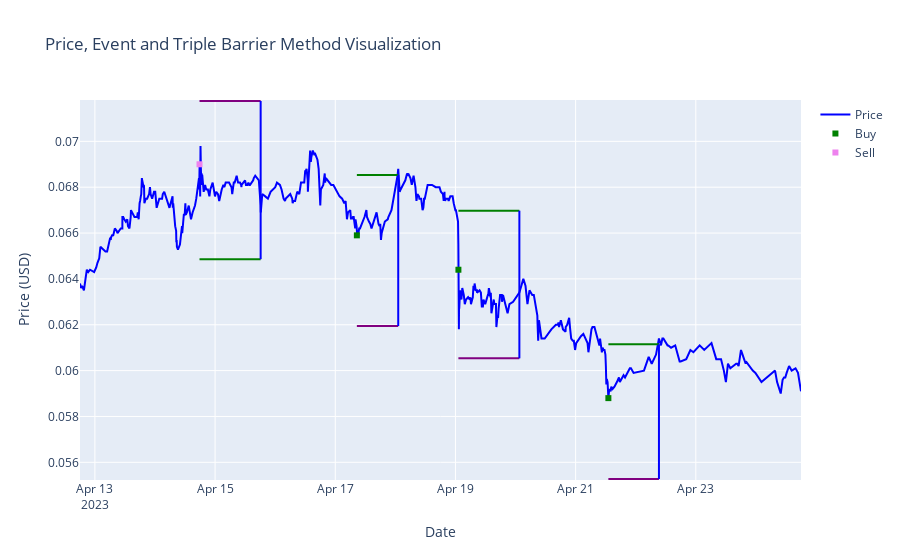

Source (notebook cell):
### Code cell
# Filter dollar_bars and triple_barrier_labels to only include the last two months
start_date = pd.Timestamp.now() - pd.DateOffset(weeks=3)
filtered_dollar_bars = dollar_bars[dollar_bars['datetime'] >= start_date]
filtered_triple_barrier_labels = triple_barrier_labels[triple_barrier_labels['datetime'] >= start_date]

buy_events = filtered_triple_barrier_labels[filtered_triple_barrier_labels['side'] == 1]
sell_events = filtered_triple_barrier_labels[filtered_triple_barrier_labels['side'] == -1]

fig = go.Figure()

# Plot the 'close' column in dollar_bars
fig.add_trace(go.Scatter(x=filtered_dollar_bars['datetime'], y=filtered_dollar_bars['close'], name='Price', line=dict(color='blue')))
# Plot the trading events
fig.add_trace(go.Scatter(x=buy_events['datetime'], y=buy_events['initial_price'], mode='markers', marker=dict(color='green', symbol='square'), name='Buy'))
fig.add_trace(go.Scatter(x=sell_events['datetime'], y=sell_events['initial_price'], mode='markers', marker=dict(color='violet', symbol='square'), name='Sell'))

# Plot the triple barriers
for _, row in filtered_triple_barrier_labels.iterrows():
    fig.add_shape(
        type="line",
        x0=row['datetime'],
        x1=row['t1'],
        y0=row['initial_price'] * (1 + (pt if row['side'] == 1 else -sl)),
        y1=row['initial_price'] * (1 + (pt if row['side'] == 1 else -sl)),
        yref="y",
        xref="x",
        line=dict(color="green"),
        name="Profit Taking"
    )

    fig.add_shape(
        type="line",
        x0=row['datetime'],
        x1=row['t1'],
        y0=row['initial_price'] * (1 - (sl if row['side'] == 1 else -pt)),
        y1=row['initial_price'] * (1 - (sl if row['side'] == 1 else -pt)),
        yref="y",
        xref="x",
        line=dict(color="purple"),
        name="Stop Loss"
    )

    fig.add_shape(
        type="line",
        x0=row['t1'],
        x1=row['t1'],
        y0=row['initial_price'] * (1 - sl),
        y1=row['initial_price'] * (1 + pt),
        yref="y",
        xref="x",
        line=dict(color="blue"),
        name="Time Barrier"
    )

# Update layout
fig.update_layout(title='Price, Event and Triple Barrier Method Visualization', xaxis_title='Date', yaxis_title='Price (USD)', showlegend=True)

# Display the plot
fig.show()

### Figure 1 — Plotly figure (JSON) as saved in the notebook; plotly's stock layout.template omitted (floating-point values rounded to 4 significant figures; data arrays with more than 128 entries replaced by an {"elided": "..."} marker saying what was removed)
{"data": [{"line": {"color": "blue"}, "name": "Price", "type": "scatter", "x": {"elided": "533 str values"}, "y": {"elided": "533 float values"}}, {"marker": {"color": "green", "symbol": "square"}, "mode": "markers", "name": "Buy", "type": "scatter", "x": ["2023-04-17T08:38:00", "2023-04-19T01:11:00", "2023-04-21T13:05:00"], "y": [0.0659, 0.0644, 0.0588]}, {"marker": {"color": "violet", "symbol": "square"}, "mode": "markers", "name": "Sell", "type": "scatter", "x": ["2023-04-14T17:47:00"], "y": [0.069]}], "layout": {"shapes": [{"line": {"color": "green"}, "name": "Profit Taking", "type": "line", "x0": "2023-04-14T17:47:00", "x1": "2023-04-15T18:12:00", "xref": "x", "y0": 0.06486, "y1": 0.06486, "yref": "y"}, {"line": {"color": "purple"}, "name": "Stop Loss", "type": "line", "x0": "2023-04-14T17:47:00", "x1": "2023-04-15T18:12:00", "xref": "x", "y0": 0.07176, "y1": 0.07176, "yref": "y"}, {"line": {"color": "blue"}, "name": "Time Barrier", "type": "line", "x0": "2023-04-15T18:12:00", "x1": "2023-04-15T18:12:00", "xref": "x", "y0": 0.06486, "y1": 0.07176, "yref": "y"}, {"line": {"color": "green"}, "name": "Profit Taking", "type": "line", "x0": "2023-04-17T08:38:00", "x1": "2023-04-18T01:09:00", "xref": "x", "y0": 0.06854, "y1": 0.06854, "yref": "y"}, {"line": {"color": "purple"}, "name": "Stop Loss", "type": "line", "x0": "2023-04-17T08:38:00", "x1": "2023-04-18T01:09:00", "xref": "x", "y0": 0.06195, "y1": 0.06195, "yref": "y"}, {"line": {"color": "blue"}, "name": "Time Barrier", "type": "line", "x0": "2023-04-18T01:09:00", "x1": "2023-04-18T01:09:00", "xref": "x", "y0": 0.06195, "y1": 0.06854, "yref": "y"}, {"line": {"color": "green"}, "name": "Profit Taking", "type": "line", "x0": "2023-04-19T01:11:00", "x1": "2023-04-20T01:32:00", "xref": "x", "y0": 0.06698, "y1": 0.06698, "yref": "y"}, {"line": {"color": "purple"}, "name": "Stop Loss", "type": "line", "x0": "2023-04-19T01:11:00", "x1": "2023-04-20T01:32:00", "xref": "x", "y0": 0.06054, "y1": 0.06054, "yref": "y"}, {"line": {"color": "blue"}, "name": "Time Barrier", "type": "line", "x0": "2023-04-20T01:32:00", "x1": "2023-04-20T01:32:00", "xref": "x", "y0": 0.06054, "y1": 0.06698, "yref": "y"}, {"line": {"color": "green"}, "name": "Profit Taking", "type": "line", "x0": "2023-04-21T13:05:00", "x1": "2023-04-22T09:17:00", "xref": "x", "y0": 0.06115, "y1": 0.06115, "yref": "y"}, {"line": {"color": "purple"}, "name": "Stop Loss", "type": "line", "x0": "2023-04-21T13:05:00", "x1": "2023-04-22T09:17:00", "xref": "x", "y0": 0.05527, "y1": 0.05527, "yref": "y"}, {"line": {"color": "blue"}, "name": "Time Barrier", "type": "line", "x0": "2023-04-22T09:17:00", "x1": "2023-04-22T09:17:00", "xref": "x", "y0": 0.05527, "y1": 0.06115, "yref": "y"}], "showlegend": true, "title": {"text": "Price, Event and Triple Barrier Method Visualization"}, "xaxis": {"title": {"text": "Date"}}, "yaxis": {"title": {"text": "Price (USD)"}}}}
